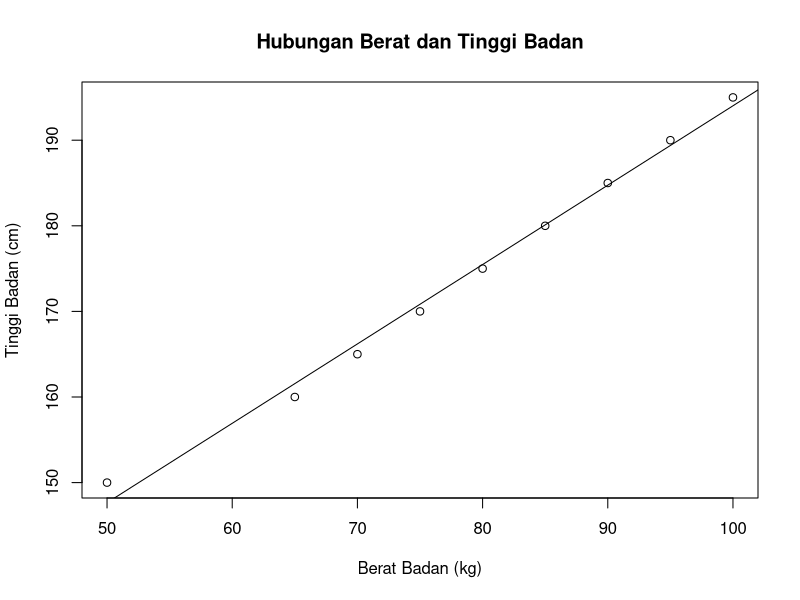

Here is the R script that generated this plot:
# Membaca data 
berat_badan <- c(50, 65, 70, 75, 80, 85, 90, 95, 100)
tinggi_badan <- c(150, 160, 165, 170, 175, 180, 185, 190, 195)

# Menghitung koefisien regresi
regression <- lm(tinggi_badan ~ berat_badan)

# Menampilkan koefisien regresi
summary(regression)

# Membuat plot beserta resistance line
plot(berat_badan, tinggi_badan, main = "Hubungan Berat dan Tinggi Badan",
     xlab = "Berat Badan (kg)", ylab = "Tinggi Badan (cm)")
abline(regression)
